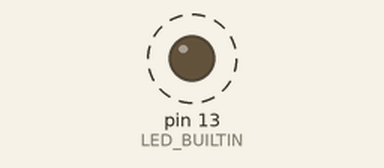
The sketch below on a simulated Arduino Uno, built with avr-gcc and run on an emulated ATmega328P. Shown: output pins drawn as LEDs (lit = HIGH). Dashed ring = blinking. Storage starts empty; what the sketch prints to the serial monitor is not drawn.

Above: at 0.5 s.
Timing chart, 0 to 4.6 s (numbered marks = the images above):
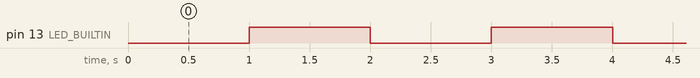

The sketch:

sd.ino
```cpp
#include "SD.h"
#include <Wire.h>

const int chipSelect = 10;
File logfile;

#define ALTERNATE_WITH_PERIOD(n) ((millis() / n) % 2)
#define CYCLE_LEDS_EVERY_MS(n) set_indicator_led(ALTERNATE_WITH_PERIOD(n))

bool led_state = false;

void set_indicator_led(bool state)
{
  digitalWrite(LED_BUILTIN, state);
}

void on_error_loop(const char *error)
{
  while (1)
  {
    Serial.println(error);
    CYCLE_LEDS_EVERY_MS(250);
    delay(20);
  }
}

void setup()
{
  Serial.begin(921600);

  pinMode(LED_BUILTIN, OUTPUT);

  // create a new file
  const char* filename = "log.csv";

  logfile = SD.open(filename, FILE_WRITE);
  if (!logfile)
  {
    on_error_loop("couldnt create file");
  }
}

void loop()
{
    CYCLE_LEDS_EVERY_MS(1000);
    Serial.println(millis());
}
```

Measured:
- by itself, pin 13 (LED_BUILTIN): alternates HIGH for 1.0 s and LOW for 1.0 s
